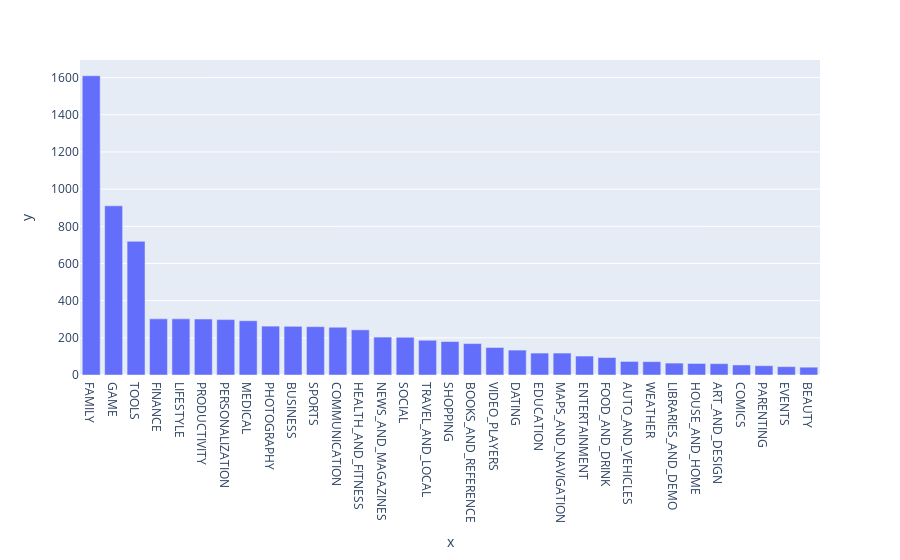

Write notebook code for a chart like this one.
### Code cell
bar.show()

### Figure 1 — Plotly figure (JSON) as saved in the notebook; plotly's stock layout.template omitted (floating-point values rounded to 4 significant figures)
{"data": [{"alignmentgroup": "True", "hovertemplate": "x=%{x}<br>y=%{y}<extra></extra>", "legendgroup": "", "marker": {"color": "#636efa", "pattern": {"shape": ""}}, "name": "", "offsetgroup": "", "orientation": "v", "showlegend": false, "textposition": "auto", "type": "bar", "x": ["FAMILY", "GAME", "TOOLS", "FINANCE", "LIFESTYLE", "PRODUCTIVITY", "PERSONALIZATION", "MEDICAL", "PHOTOGRAPHY", "BUSINESS", "SPORTS", "COMMUNICATION", "HEALTH_AND_FITNESS", "NEWS_AND_MAGAZINES", "SOCIAL", "TRAVEL_AND_LOCAL", "SHOPPING", "BOOKS_AND_REFERENCE", "VIDEO_PLAYERS", "DATING", "EDUCATION", "MAPS_AND_NAVIGATION", "ENTERTAINMENT", "FOOD_AND_DRINK", "AUTO_AND_VEHICLES", "WEATHER", "LIBRARIES_AND_DEMO", "HOUSE_AND_HOME", "ART_AND_DESIGN", "COMICS", "PARENTING", "EVENTS", "BEAUTY"], "xaxis": "x", "y": [1610, 910, 719, 302, 302, 301, 298, 292, 263, 262, 260, 257, 243, 204, 203, 187, 180, 169, 148, 134, 118, 118, 102, 94, 73, 72, 64, 62, 61, 54, 50, 45, 42], "yaxis": "y"}], "layout": {"barmode": "relative", "legend": {"tracegroupgap": 0}, "margin": {"t": 60}, "xaxis": {"anchor": "y", "domain": [0, 1], "title": {"text": "x"}}, "yaxis": {"anchor": "x", "domain": [0, 1], "title": {"text": "y"}}}}
